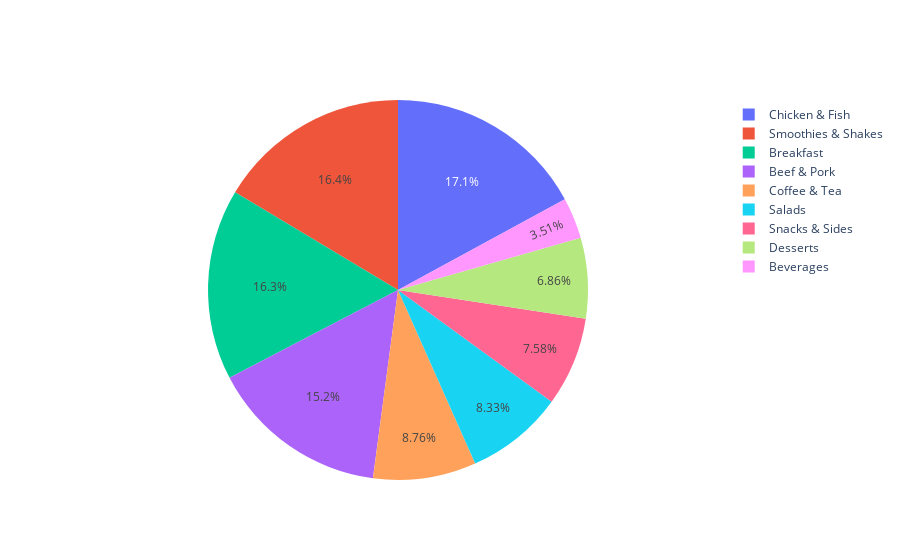

The notebook cell this image was saved under:
### Code cell
#Barchart of Avg Calories
fig = go.Figure(data=go.Pie(
    labels=calories.index,
    values=calories['Calories']
     ))
fig.show()
pio.write_html(fig, file="embedGraphInYourWebsite/BarChart.html", auto_open=True)

### Figure 1 — Plotly figure (JSON) as saved in the notebook; plotly's stock layout.template omitted (floating-point values rounded to 4 significant figures)
{"data": [{"labels": ["Beef & Pork", "Beverages", "Breakfast", "Chicken & Fish", "Coffee & Tea", "Desserts", "Salads", "Smoothies & Shakes", "Snacks & Sides"], "type": "pie", "values": [494, 113.7, 526.7, 553.0, 283.9, 222.1, 270, 531.4, 245.8]}], "layout": {}}
